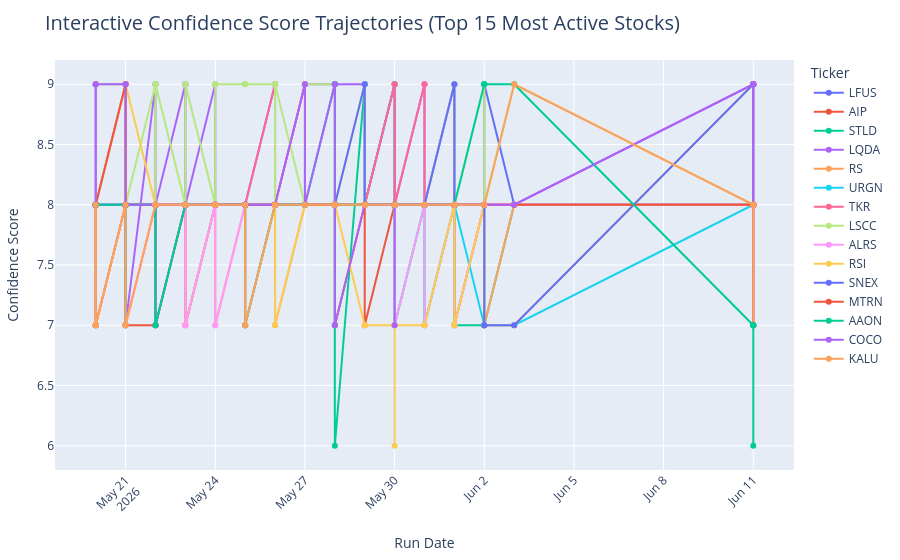

The notebook cell this image was saved under:
### Code cell
# 3. Plotly Interactive Score Trend Chart for Selected Tickers
df_plot = df_scores[df_scores["ticker"].isin(top_tickers)].sort_values(by="run_date")

fig = px.line(
    df_plot,
    x="run_date",
    y="confidence_score",
    color="ticker",
    markers=True,
    hover_data={
        "ticker": True,
        "run_date": True,
        "confidence_score": ":.1f",
        "suggested_entry_pivot": ":.2f",
        "suggested_stop_loss": ":.2f",
        "prompt_mode": True,
        "model": True
    },
    labels={
        "run_date": "Run Date",
        "confidence_score": "Confidence Score",
        "ticker": "Ticker Symbol"
    },
    title="Interactive Confidence Score Trajectories (Top 15 Most Active Stocks)"
)

fig.update_layout(
    title_font_size=20,
    hovermode="closest",
    xaxis_tickangle=-45,
    margin=dict(l=40, r=40, t=60, b=80),
    legend_title_text="Ticker"
)

fig.show()

### Figure 1 — Plotly figure (JSON) as saved in the notebook; plotly's stock layout.template omitted (floating-point values rounded to 4 significant figures; data arrays with more than 128 entries replaced by an {"elided": "..."} marker saying what was removed)
{"data": [{"customdata": {"elided": "45x5 mixed values"}, "hovertemplate": "Ticker Symbol=%{customdata[0]}<br>Run Date=%{x}<br>Confidence Score=%{y:.1f}<br>suggested_entry_pivot=%{customdata[1]:.2f}<br>suggested_stop_loss=%{customdata[2]:.2f}<br>prompt_mode=%{customdata[3]}<br>model=%{customdata[4]}<extra></extra>", "legendgroup": "LFUS", "line": {"color": "#636efa", "dash": "solid"}, "marker": {"symbol": "circle"}, "mode": "lines+markers", "name": "LFUS", "orientation": "v", "showlegend": true, "type": "scatter", "x": ["2026-05-20", "2026-05-20", "2026-05-20", "2026-05-21", "2026-05-21", "2026-05-21", "2026-05-22", "2026-05-22", "2026-05-22", "2026-05-23", "2026-05-23", "2026-05-23", "2026-05-24", "2026-05-24", "2026-05-24", "2026-05-25", "2026-05-25", "2026-05-25", "2026-05-26", "2026-05-26", "2026-05-26", "2026-05-27", "2026-05-27", "2026-05-28", "2026-05-28", "2026-05-28", "2026-05-29", "2026-05-29", "2026-05-29", "2026-05-30", "2026-05-30", "2026-05-30", "2026-05-31", "2026-05-31", "2026-06-01", "2026-06-01", "2026-06-01", "2026-06-02", "2026-06-02", "2026-06-02", "2026-06-03", "2026-06-11", "2026-06-11", "2026-06-11", "2026-06-11"], "xaxis": "x", "y": [7.0, 7.0, 8.0, 8.0, 8.0, 8.0, 8.0, 8.0, 8.0, 8.0, 8.0, 8.0, 8.0, 8.0, 8.0, 8.0, 8.0, 8.0, 8.0, 8.0, 8.0, 8.0, 8.0, 8.0, 8.0, 8.0, 8.0, 8.0, 8.0, 8.0, 8.0, 8.0, 8.0, 8.0, 8.0, 8.0, 8.0, 8.0, 8.0, 9.0, 8.0, 8.0, 8.0, 8.0, 7.0], "yaxis": "y"}, {"customdata": {"elided": "45x5 mixed values"}, "hovertemplate": "Ticker Symbol=%{customdata[0]}<br>Run Date=%{x}<br>Confidence Score=%{y:.1f}<br>suggested_entry_pivot=%{customdata[1]:.2f}<br>suggested_stop_loss=%{customdata[2]:.2f}<br>prompt_mode=%{customdata[3]}<br>model=%{customdata[4]}<extra></extra>", "legendgroup": "AIP", "line": {"color": "#EF553B", "dash": "solid"}, "marker": {"symbol": "circle"}, "mode": "lines+markers", "name": "AIP", "orientation": "v", "showlegend": true, "type": "scatter", "x": ["2026-05-20", "2026-05-20", "2026-05-20", "2026-05-21", "2026-05-21", "2026-05-21", "2026-05-22", "2026-05-22", "2026-05-22", "2026-05-23", "2026-05-23", "2026-05-23", "2026-05-24", "2026-05-24", "2026-05-24", "2026-05-25", "2026-05-25", "2026-05-25", "2026-05-26", "2026-05-26", "2026-05-26", "2026-05-27", "2026-05-27", "2026-05-28", "2026-05-28", "2026-05-28", "2026-05-29", "2026-05-29", "2026-05-29", "2026-05-30", "2026-05-30", "2026-05-30", "2026-05-31", "2026-05-31", "2026-06-01", "2026-06-01", "2026-06-01", "2026-06-02", "2026-06-02", "2026-06-02", "2026-06-03", "2026-06-11", "2026-06-11", "2026-06-11", "2026-06-11"], "xaxis": "x", "y": [8.0, 8.0, 7.0, 8.0, 8.0, 7.0, 7.0, 8.0, 7.0, 8.0, 8.0, 7.0, 8.0, 8.0, 8.0, 8.0, 7.0, 8.0, 8.0, 8.0, 8.0, 8.0, 8.0, 8.0, 8.0, 7.0, 8.0, 8.0, 7.0, 8.0, 8.0, 8.0, 8.0, 8.0, 8.0, 8.0, 7.0, 8.0, 8.0, 8.0, 8.0, 8.0, 8.0, 8.0, 7.0], "yaxis": "y"}, {"customdata": {"elided": "45x5 mixed values"}, "hovertemplate": "Ticker Symbol=%{customdata[0]}<br>Run Date=%{x}<br>Confidence Score=%{y:.1f}<br>suggested_entry_pivot=%{customdata[1]:.2f}<br>suggested_stop_loss=%{customdata[2]:.2f}<br>prompt_mode=%{customdata[3]}<br>model=%{customdata[4]}<extra></extra>", "legendgroup": "STLD", "line": {"color": "#00cc96", "dash": "solid"}, "marker": {"symbol": "circle"}, "mode": "lines+markers", "name": "STLD", "orientation": "v", "showlegend": true, "type": "scatter", "x": ["2026-05-20", "2026-05-20", "2026-05-20", "2026-05-21", "2026-05-21", "2026-05-21", "2026-05-22", "2026-05-22", "2026-05-22", "2026-05-23", "2026-05-23", "2026-05-23", "2026-05-24", "2026-05-24", "2026-05-24", "2026-05-25", "2026-05-25", "2026-05-25", "2026-05-26", "2026-05-26", "2026-05-26", "2026-05-27", "2026-05-27", "2026-05-28", "2026-05-28", "2026-05-28", "2026-05-29", "2026-05-29", "2026-05-29", "2026-05-30", "2026-05-30", "2026-05-30", "2026-05-31", "2026-05-31", "2026-06-01", "2026-06-01", "2026-06-01", "2026-06-02", "2026-06-02", "2026-06-02", "2026-06-03", "2026-06-11", "2026-06-11", "2026-06-11", "2026-06-11"], "xaxis": "x", "y": [8.0, 8.0, 8.0, 8.0, 8.0, 8.0, 8.0, 8.0, 8.0, 8.0, 8.0, 8.0, 8.0, 8.0, 8.0, 8.0, 8.0, 8.0, 8.0, 8.0, 8.0, 8.0, 8.0, 8.0, 7.0, 6.0, 9.0, 8.0, 8.0, 9.0, 8.0, 7.0, 8.0, 7.0, 8.0, 8.0, 7.0, 7.0, 8.0, 7.0, 8.0, 8.0, 8.0, 8.0, 8.0], "yaxis": "y"}, {"customdata": {"elided": "45x5 mixed values"}, "hovertemplate": "Ticker Symbol=%{customdata[0]}<br>Run Date=%{x}<br>Confidence Score=%{y:.1f}<br>suggested_entry_pivot=%{customdata[1]:.2f}<br>suggested_stop_loss=%{customdata[2]:.2f}<br>prompt_mode=%{customdata[3]}<br>model=%{customdata[4]}<extra></extra>", "legendgroup": "LQDA", "line": {"color": "#ab63fa", "dash": "solid"}, "marker": {"symbol": "circle"}, "mode": "lines+markers", "name": "LQDA", "orientation": "v", "showlegend": true, "type": "scatter", "x": ["2026-05-20", "2026-05-20", "2026-05-20", "2026-05-21", "2026-05-21", "2026-05-21", "2026-05-22", "2026-05-22", "2026-05-22", "2026-05-23", "2026-05-23", "2026-05-23", "2026-05-24", "2026-05-24", "2026-05-24", "2026-05-25", "2026-05-25", "2026-05-25", "2026-05-26", "2026-05-26", "2026-05-26", "2026-05-27", "2026-05-27", "2026-05-28", "2026-05-28", "2026-05-28", "2026-05-29", "2026-05-29", "2026-05-29", "2026-05-30", "2026-05-30", "2026-05-30", "2026-05-31", "2026-05-31", "2026-06-01", "2026-06-01", "2026-06-01", "2026-06-02", "2026-06-02", "2026-06-02", "2026-06-03", "2026-06-11", "2026-06-11", "2026-06-11", "2026-06-11"], "xaxis": "x", "y": [9.0, 9.0, 8.0, 9.0, 9.0, 7.0, 9.0, 9.0, 8.0, 9.0, 9.0, 8.0, 9.0, 8.0, 8.0, 8.0, 8.0, 8.0, 9.0, 8.0, 8.0, 9.0, 9.0, 9.0, 9.0, 9.0, 9.0, 9.0, 8.0, 9.0, 8.0, 8.0, 9.0, 8.0, 9.0, 8.0, 8.0, 8.0, 8.0, 8.0, 8.0, 9.0, 9.0, 9.0, 9.0], "yaxis": "y"}, {"customdata": {"elided": "45x5 mixed values"}, "hovertemplate": "Ticker Symbol=%{customdata[0]}<br>Run Date=%{x}<br>Confidence Score=%{y:.1f}<br>suggested_entry_pivot=%{customdata[1]:.2f}<br>suggested_stop_loss=%{customdata[2]:.2f}<br>prompt_mode=%{customdata[3]}<br>model=%{customdata[4]}<extra></extra>", "legendgroup": "RS", "line": {"color": "#FFA15A", "dash": "solid"}, "marker": {"symbol": "circle"}, "mode": "lines+markers", "name": "RS", "orientation": "v", "showlegend": true, "type": "scatter", "x": ["2026-05-20", "2026-05-20", "2026-05-20", "2026-05-21", "2026-05-21", "2026-05-21", "2026-05-22", "2026-05-22", "2026-05-22", "2026-05-23", "2026-05-23", "2026-05-23", "2026-05-24", "2026-05-24", "2026-05-24", "2026-05-25", "2026-05-25", "2026-05-25", "2026-05-26", "2026-05-26", "2026-05-26", "2026-05-27", "2026-05-27", "2026-05-28", "2026-05-28", "2026-05-28", "2026-05-29", "2026-05-29", "2026-05-29", "2026-05-30", "2026-05-30", "2026-05-30", "2026-05-31", "2026-05-31", "2026-06-01", "2026-06-01", "2026-06-01", "2026-06-02", "2026-06-02", "2026-06-02", "2026-06-03", "2026-06-11", "2026-06-11", "2026-06-11", "2026-06-11"], "xaxis": "x", "y": [8.0, 8.0, 7.0, 8.0, 8.0, 7.0, 8.0, 8.0, 7.0, 8.0, 8.0, 7.0, 8.0, 8.0, 7.0, 8.0, 7.0, 7.0, 8.0, 8.0, 7.0, 8.0, 8.0, 8.0, 8.0, 8.0, 8.0, 8.0, 8.0, 8.0, 8.0, 8.0, 8.0, 8.0, 8.0, 8.0, 8.0, 8.0, 8.0, 7.0, 8.0, 8.0, 8.0, 8.0, 7.0], "yaxis": "y"}, {"customdata": {"elided": "45x5 mixed values"}, "hovertemplate": "Ticker Symbol=%{customdata[0]}<br>Run Date=%{x}<br>Confidence Score=%{y:.1f}<br>suggested_entry_pivot=%{customdata[1]:.2f}<br>suggested_stop_loss=%{customdata[2]:.2f}<br>prompt_mode=%{customdata[3]}<br>model=%{customdata[4]}<extra></extra>", "legendgroup": "URGN", "line": {"color": "#19d3f3", "dash": "solid"}, "marker": {"symbol": "circle"}, "mode": "lines+markers", "name": "URGN", "orientation": "v", "showlegend": true, "type": "scatter", "x": ["2026-05-20", "2026-05-20", "2026-05-20", "2026-05-21", "2026-05-21", "2026-05-21", "2026-05-22", "2026-05-22", "2026-05-22", "2026-05-23", "2026-05-23", "2026-05-23", "2026-05-24", "2026-05-24", "2026-05-24", "2026-05-25", "2026-05-25", "2026-05-25", "2026-05-26", "2026-05-26", "2026-05-26", "2026-05-27", "2026-05-27", "2026-05-28", "2026-05-28", "2026-05-28", "2026-05-29", "2026-05-29", "2026-05-29", "2026-05-30", "2026-05-30", "2026-05-30", "2026-05-31", "2026-05-31", "2026-06-01", "2026-06-01", "2026-06-01", "2026-06-02", "2026-06-02", "2026-06-02", "2026-06-03", "2026-06-11", "2026-06-11", "2026-06-11", "2026-06-11"], "xaxis": "x", "y": [8.0, 8.0, 8.0, 8.0, 8.0, 8.0, 8.0, 8.0, 8.0, 8.0, 8.0, 8.0, 8.0, 8.0, 8.0, 8.0, 8.0, 8.0, 8.0, 8.0, 8.0, 8.0, 8.0, 8.0, 8.0, 8.0, 8.0, 8.0, 8.0, 8.0, 8.0, 8.0, 8.0, 8.0, 8.0, 8.0, 8.0, 7.0, 7.0, 7.0, 7.0, 8.0, 8.0, 8.0, 8.0], "yaxis": "y"}, {"customdata": {"elided": "45x5 mixed values"}, "hovertemplate": "Ticker Symbol=%{customdata[0]}<br>Run Date=%{x}<br>Confidence Score=%{y:.1f}<br>suggested_entry_pivot=%{customdata[1]:.2f}<br>suggested_stop_loss=%{customdata[2]:.2f}<br>prompt_mode=%{customdata[3]}<br>model=%{customdata[4]}<extra></extra>", "legendgroup": "TKR", "line": {"color": "#FF6692", "dash": "solid"}, "marker": {"symbol": "circle"}, "mode": "lines+markers", "name": "TKR", "orientation": "v", "showlegend": true, "type": "scatter", "x": ["2026-05-20", "2026-05-20", "2026-05-20", "2026-05-21", "2026-05-21", "2026-05-21", "2026-05-22", "2026-05-22", "2026-05-22", "2026-05-23", "2026-05-23", "2026-05-23", "2026-05-24", "2026-05-24", "2026-05-24", "2026-05-25", "2026-05-25", "2026-05-25", "2026-05-26", "2026-05-26", "2026-05-26", "2026-05-27", "2026-05-27", "2026-05-28", "2026-05-28", "2026-05-28", "2026-05-29", "2026-05-29", "2026-05-29", "2026-05-30", "2026-05-30", "2026-05-30", "2026-05-31", "2026-05-31", "2026-06-01", "2026-06-01", "2026-06-01", "2026-06-02", "2026-06-02", "2026-06-02", "2026-06-03", "2026-06-11", "2026-06-11", "2026-06-11", "2026-06-11"], "xaxis": "x", "y": [8.0, 8.0, 8.0, 8.0, 8.0, 8.0, 8.0, 8.0, 8.0, 8.0, 8.0, 8.0, 8.0, 8.0, 8.0, 8.0, 8.0, 8.0, 9.0, 8.0, 8.0, 9.0, 8.0, 8.0, 8.0, 8.0, 8.0, 8.0, 8.0, 9.0, 8.0, 8.0, 9.0, 8.0, 8.0, 8.0, 8.0, 8.0, 8.0, 8.0, 8.0, 8.0, 8.0, 8.0, 8.0], "yaxis": "y"}, {"customdata": {"elided": "45x5 mixed values"}, "hovertemplate": "Ticker Symbol=%{customdata[0]}<br>Run Date=%{x}<br>Confidence Score=%{y:.1f}<br>suggested_entry_pivot=%{customdata[1]:.2f}<br>suggested_stop_loss=%{customdata[2]:.2f}<br>prompt_mode=%{customdata[3]}<br>model=%{customdata[4]}<extra></extra>", "legendgroup": "LSCC", "line": {"color": "#B6E880", "dash": "solid"}, "marker": {"symbol": "circle"}, "mode": "lines+markers", "name": "LSCC", "orientation": "v", "showlegend": true, "type": "scatter", "x": ["2026-05-20", "2026-05-20", "2026-05-20", "2026-05-21", "2026-05-21", "2026-05-21", "2026-05-22", "2026-05-22", "2026-05-22", "2026-05-23", "2026-05-23", "2026-05-23", "2026-05-24", "2026-05-24", "2026-05-24", "2026-05-25", "2026-05-25", "2026-05-25", "2026-05-26", "2026-05-26", "2026-05-26", "2026-05-27", "2026-05-27", "2026-05-28", "2026-05-28", "2026-05-28", "2026-05-29", "2026-05-29", "2026-05-29", "2026-05-30", "2026-05-30", "2026-05-30", "2026-05-31", "2026-05-31", "2026-06-01", "2026-06-01", "2026-06-01", "2026-06-02", "2026-06-02", "2026-06-02", "2026-06-03", "2026-06-11", "2026-06-11", "2026-06-11", "2026-06-11"], "xaxis": "x", "y": [9.0, 9.0, 9.0, 9.0, 9.0, 8.0, 9.0, 8.0, 9.0, 8.0, 9.0, 9.0, 8.0, 9.0, 9.0, 9.0, 9.0, 9.0, 9.0, 8.0, 9.0, 8.0, 9.0, 9.0, 8.0, 8.0, 9.0, 8.0, 8.0, 8.0, 8.0, 8.0, 8.0, 8.0, 9.0, 8.0, 8.0, 9.0, 8.0, 8.0, 9.0, 8.0, 9.0, 8.0, 8.0], "yaxis": "y"}, {"customdata": {"elided": "45x5 mixed values"}, "hovertemplate": "Ticker Symbol=%{customdata[0]}<br>Run Date=%{x}<br>Confidence Score=%{y:.1f}<br>suggested_entry_pivot=%{customdata[1]:.2f}<br>suggested_stop_loss=%{customdata[2]:.2f}<br>prompt_mode=%{customdata[3]}<br>model=%{customdata[4]}<extra></extra>", "legendgroup": "ALRS", "line": {"color": "#FF97FF", "dash": "solid"}, "marker": {"symbol": "circle"}, "mode": "lines+markers", "name": "ALRS", "orientation": "v", "showlegend": true, "type": "scatter", "x": ["2026-05-20", "2026-05-20", "2026-05-20", "2026-05-21", "2026-05-21", "2026-05-21", "2026-05-22", "2026-05-22", "2026-05-22", "2026-05-23", "2026-05-23", "2026-05-23", "2026-05-24", "2026-05-24", "2026-05-24", "2026-05-25", "2026-05-25", "2026-05-25", "2026-05-26", "2026-05-26", "2026-05-26", "2026-05-27", "2026-05-27", "2026-05-28", "2026-05-28", "2026-05-28", "2026-05-29", "2026-05-29", "2026-05-29", "2026-05-30", "2026-05-30", "2026-05-30", "2026-05-31", "2026-05-31", "2026-06-01", "2026-06-01", "2026-06-01", "2026-06-02", "2026-06-02", "2026-06-02", "2026-06-03", "2026-06-11", "2026-06-11", "2026-06-11", "2026-06-11"], "xaxis": "x", "y": [8.0, 8.0, 8.0, 8.0, 8.0, 7.0, 8.0, 8.0, 8.0, 8.0, 8.0, 7.0, 8.0, 8.0, 7.0, 8.0, 8.0, 8.0, 8.0, 8.0, 8.0, 8.0, 8.0, 8.0, 8.0, 8.0, 8.0, 8.0, 8.0, 8.0, 8.0, 7.0, 8.0, 7.0, 8.0, 8.0, 7.0, 8.0, 8.0, 8.0, 8.0, 8.0, 8.0, 8.0, 8.0], "yaxis": "y"}, {"customdata": {"elided": "45x5 mixed values"}, "hovertemplate": "Ticker Symbol=%{customdata[0]}<br>Run Date=%{x}<br>Confidence Score=%{y:.1f}<br>suggested_entry_pivot=%{customdata[1]:.2f}<br>suggested_stop_loss=%{customdata[2]:.2f}<br>prompt_mode=%{customdata[3]}<br>model=%{customdata[4]}<extra></extra>", "legendgroup": "RSI", "line": {"color": "#FECB52", "dash": "solid"}, "marker": {"symbol": "circle"}, "mode": "lines+markers", "name": "RSI", "orientation": "v", "showlegend": true, "type": "scatter", "x": ["2026-05-20", "2026-05-20", "2026-05-20", "2026-05-21", "2026-05-21", "2026-05-21", "2026-05-22", "2026-05-22", "2026-05-22", "2026-05-23", "2026-05-23", "2026-05-23", "2026-05-24", "2026-05-24", "2026-05-24", "2026-05-25", "2026-05-25", "2026-05-25", "2026-05-26", "2026-05-26", "2026-05-26", "2026-05-27", "2026-05-27", "2026-05-28", "2026-05-28", "2026-05-28", "2026-05-29", "2026-05-29", "2026-05-29", "2026-05-30", "2026-05-30", "2026-05-30", "2026-05-31", "2026-05-31", "2026-06-01", "2026-06-01", "2026-06-01", "2026-06-02", "2026-06-02", "2026-06-02", "2026-06-03", "2026-06-11", "2026-06-11", "2026-06-11", "2026-06-11"], "xaxis": "x", "y": [8.0, 8.0, 8.0, 9.0, 8.0, 9.0, 8.0, 8.0, 8.0, 8.0, 8.0, 8.0, 8.0, 8.0, 8.0, 8.0, 8.0, 8.0, 8.0, 8.0, 7.0, 8.0, 8.0, 8.0, 8.0, 8.0, 7.0, 7.0, 7.0, 7.0, 6.0, 7.0, 7.0, 7.0, 8.0, 7.0, 7.0, 8.0, 7.0, 7.0, 7.0, 9.0, 9.0, 8.0, 9.0], "yaxis": "y"}, {"customdata": {"elided": "45x5 mixed values"}, "hovertemplate": "Ticker Symbol=%{customdata[0]}<br>Run Date=%{x}<br>Confidence Score=%{y:.1f}<br>suggested_entry_pivot=%{customdata[1]:.2f}<br>suggested_stop_loss=%{customdata[2]:.2f}<br>prompt_mode=%{customdata[3]}<br>model=%{customdata[4]}<extra></extra>", "legendgroup": "SNEX", "line": {"color": "#636efa", "dash": "solid"}, "marker": {"symbol": "circle"}, "mode": "lines+markers", "name": "SNEX", "orientation": "v", "showlegend": true, "type": "scatter", "x": ["2026-05-20", "2026-05-20", "2026-05-20", "2026-05-21", "2026-05-21", "2026-05-21", "2026-05-22", "2026-05-22", "2026-05-22", "2026-05-23", "2026-05-23", "2026-05-23", "2026-05-24", "2026-05-24", "2026-05-24", "2026-05-25", "2026-05-25", "2026-05-25", "2026-05-26", "2026-05-26", "2026-05-26", "2026-05-27", "2026-05-27", "2026-05-28", "2026-05-28", "2026-05-28", "2026-05-29", "2026-05-29", "2026-05-29", "2026-05-30", "2026-05-30", "2026-05-30", "2026-05-31", "2026-05-31", "2026-06-01", "2026-06-01", "2026-06-01", "2026-06-02", "2026-06-02", "2026-06-02", "2026-06-03", "2026-06-11", "2026-06-11", "2026-06-11", "2026-06-11"], "xaxis": "x", "y": [8.0, 8.0, 8.0, 8.0, 8.0, 8.0, 8.0, 8.0, 7.0, 8.0, 8.0, 8.0, 8.0, 8.0, 8.0, 8.0, 8.0, 8.0, 8.0, 8.0, 8.0, 8.0, 8.0, 8.0, 8.0, 8.0, 9.0, 8.0, 8.0, 8.0, 8.0, 8.0, 8.0, 8.0, 9.0, 8.0, 8.0, 8.0, 7.0, 7.0, 7.0, 9.0, 9.0, 9.0, 8.0], "yaxis": "y"}, {"customdata": {"elided": "45x5 mixed values"}, "hovertemplate": "Ticker Symbol=%{customdata[0]}<br>Run Date=%{x}<br>Confidence Score=%{y:.1f}<br>suggested_entry_pivot=%{customdata[1]:.2f}<br>suggested_stop_loss=%{customdata[2]:.2f}<br>prompt_mode=%{customdata[3]}<br>model=%{customdata[4]}<extra></extra>", "legendgroup": "MTRN", "line": {"color": "#EF553B", "dash": "solid"}, "marker": {"symbol": "circle"}, "mode": "lines+markers", "name": "MTRN", "orientation": "v", "showlegend": true, "type": "scatter", "x": ["2026-05-20", "2026-05-20", "2026-05-20", "2026-05-21", "2026-05-21", "2026-05-21", "2026-05-22", "2026-05-22", "2026-05-22", "2026-05-23", "2026-05-23", "2026-05-23", "2026-05-24", "2026-05-24", "2026-05-24", "2026-05-25", "2026-05-25", "2026-05-25", "2026-05-26", "2026-05-26", "2026-05-26", "2026-05-27", "2026-05-27", "2026-05-28", "2026-05-28", "2026-05-28", "2026-05-29", "2026-05-29", "2026-05-29", "2026-05-30", "2026-05-30", "2026-05-30", "2026-05-31", "2026-05-31", "2026-06-01", "2026-06-01", "2026-06-01", "2026-06-02", "2026-06-02", "2026-06-02", "2026-06-03", "2026-06-11", "2026-06-11", "2026-06-11", "2026-06-11"], "xaxis": "x", "y": [8.0, 8.0, 8.0, 9.0, 8.0, 8.0, 8.0, 8.0, 8.0, 8.0, 8.0, 8.0, 8.0, 8.0, 8.0, 8.0, 8.0, 8.0, 8.0, 8.0, 8.0, 8.0, 8.0, 8.0, 8.0, 8.0, 8.0, 8.0, 8.0, 8.0, 8.0, 8.0, 8.0, 8.0, 8.0, 8.0, 8.0, 8.0, 8.0, 8.0, 8.0, 8.0, 8.0, 8.0, 8.0], "yaxis": "y"}, {"customdata": {"elided": "45x5 mixed values"}, "hovertemplate": "Ticker Symbol=%{customdata[0]}<br>Run Date=%{x}<br>Confidence Score=%{y:.1f}<br>suggested_entry_pivot=%{customdata[1]:.2f}<br>suggested_stop_loss=%{customdata[2]:.2f}<br>prompt_mode=%{customdata[3]}<br>model=%{customdata[4]}<extra></extra>", "legendgroup": "AAON", "line": {"color": "#00cc96", "dash": "solid"}, "marker": {"symbol": "circle"}, "mode": "lines+markers", "name": "AAON", "orientation": "v", "showlegend": true, "type": "scatter", "x": ["2026-05-20", "2026-05-20", "2026-05-20", "2026-05-21", "2026-05-21", "2026-05-21", "2026-05-22", "2026-05-22", "2026-05-22", "2026-05-23", "2026-05-23", "2026-05-23", "2026-05-24", "2026-05-24", "2026-05-24", "2026-05-25", "2026-05-25", "2026-05-25", "2026-05-26", "2026-05-26", "2026-05-26", "2026-05-27", "2026-05-27", "2026-05-28", "2026-05-28", "2026-05-28", "2026-05-29", "2026-05-29", "2026-05-29", "2026-05-30", "2026-05-30", "2026-05-30", "2026-05-31", "2026-05-31", "2026-06-01", "2026-06-01", "2026-06-01", "2026-06-02", "2026-06-02", "2026-06-02", "2026-06-03", "2026-06-11", "2026-06-11", "2026-06-11", "2026-06-11"], "xaxis": "x", "y": [8.0, 8.0, 8.0, 8.0, 7.0, 8.0, 8.0, 8.0, 7.0, 8.0, 8.0, 8.0, 8.0, 8.0, 8.0, 8.0, 8.0, 7.0, 8.0, 8.0, 8.0, 8.0, 8.0, 9.0, 9.0, 8.0, 8.0, 8.0, 8.0, 8.0, 8.0, 8.0, 8.0, 8.0, 8.0, 8.0, 8.0, 9.0, 9.0, 9.0, 9.0, 7.0, 7.0, 7.0, 6.0], "yaxis": "y"}, {"customdata": {"elided": "45x5 mixed values"}, "hovertemplate": "Ticker Symbol=%{customdata[0]}<br>Run Date=%{x}<br>Confidence Score=%{y:.1f}<br>suggested_entry_pivot=%{customdata[1]:.2f}<br>suggested_stop_loss=%{customdata[2]:.2f}<br>prompt_mode=%{customdata[3]}<br>model=%{customdata[4]}<extra></extra>", "legendgroup": "COCO", "line": {"color": "#ab63fa", "dash": "solid"}, "marker": {"symbol": "circle"}, "mode": "lines+markers", "name": "COCO", "orientation": "v", "showlegend": true, "type": "scatter", "x": ["2026-05-20", "2026-05-20", "2026-05-20", "2026-05-21", "2026-05-21", "2026-05-21", "2026-05-22", "2026-05-22", "2026-05-22", "2026-05-23", "2026-05-23", "2026-05-23", "2026-05-24", "2026-05-24", "2026-05-24", "2026-05-25", "2026-05-25", "2026-05-25", "2026-05-26", "2026-05-26", "2026-05-26", "2026-05-27", "2026-05-27", "2026-05-28", "2026-05-28", "2026-05-28", "2026-05-29", "2026-05-29", "2026-05-29", "2026-05-30", "2026-05-30", "2026-05-30", "2026-05-31", "2026-05-31", "2026-06-01", "2026-06-01", "2026-06-01", "2026-06-02", "2026-06-02", "2026-06-02", "2026-06-03", "2026-06-11", "2026-06-11", "2026-06-11", "2026-06-11"], "xaxis": "x", "y": [9.0, 8.0, 9.0, 9.0, 8.0, 8.0, 8.0, 8.0, 8.0, 8.0, 8.0, 8.0, 8.0, 8.0, 8.0, 8.0, 8.0, 8.0, 8.0, 8.0, 8.0, 9.0, 8.0, 9.0, 8.0, 7.0, 8.0, 8.0, 8.0, 8.0, 7.0, 8.0, 8.0, 8.0, 8.0, 8.0, 8.0, 8.0, 8.0, 8.0, 8.0, 9.0, 9.0, 8.0, 9.0], "yaxis": "y"}, {"customdata": {"elided": "45x5 mixed values"}, "hovertemplate": "Ticker Symbol=%{customdata[0]}<br>Run Date=%{x}<br>Confidence Score=%{y:.1f}<br>suggested_entry_pivot=%{customdata[1]:.2f}<br>suggested_stop_loss=%{customdata[2]:.2f}<br>prompt_mode=%{customdata[3]}<br>model=%{customdata[4]}<extra></extra>", "legendgroup": "KALU", "line": {"color": "#FFA15A", "dash": "solid"}, "marker": {"symbol": "circle"}, "mode": "lines+markers", "name": "KALU", "orientation": "v", "showlegend": true, "type": "scatter", "x": ["2026-05-20", "2026-05-20", "2026-05-20", "2026-05-21", "2026-05-21", "2026-05-21", "2026-05-22", "2026-05-22", "2026-05-22", "2026-05-23", "2026-05-23", "2026-05-23", "2026-05-24", "2026-05-24", "2026-05-24", "2026-05-25", "2026-05-25", "2026-05-25", "2026-05-26", "2026-05-26", "2026-05-26", "2026-05-27", "2026-05-27", "2026-05-28", "2026-05-28", "2026-05-28", "2026-05-29", "2026-05-29", "2026-05-29", "2026-05-30", "2026-05-30", "2026-05-30", "2026-05-31", "2026-05-31", "2026-06-01", "2026-06-01", "2026-06-01", "2026-06-02", "2026-06-02", "2026-06-02", "2026-06-03", "2026-06-11", "2026-06-11", "2026-06-11", "2026-06-11"], "xaxis": "x", "y": [8.0, 7.0, 7.0, 8.0, 7.0, 7.0, 8.0, 8.0, 8.0, 8.0, 8.0, 8.0, 8.0, 8.0, 8.0, 8.0, 8.0, 7.0, 8.0, 8.0, 8.0, 8.0, 8.0, 8.0, 8.0, 8.0, 8.0, 8.0, 8.0, 8.0, 8.0, 8.0, 8.0, 8.0, 8.0, 8.0, 8.0, 8.0, 8.0, 8.0, 9.0, 8.0, 8.0, 8.0, 8.0], "yaxis": "y"}], "layout": {"hovermode": "closest", "legend": {"title": {"text": "Ticker"}, "tracegroupgap": 0}, "margin": {"b": 80, "l": 40, "r": 40, "t": 60}, "title": {"font": {"size": 20}, "text": "Interactive Confidence Score Trajectories (Top 15 Most Active Stocks)"}, "xaxis": {"anchor": "y", "domain": [0, 1], "tickangle": -45, "title": {"text": "Run Date"}}, "yaxis": {"anchor": "x", "domain": [0, 1], "title": {"text": "Confidence Score"}}}}
